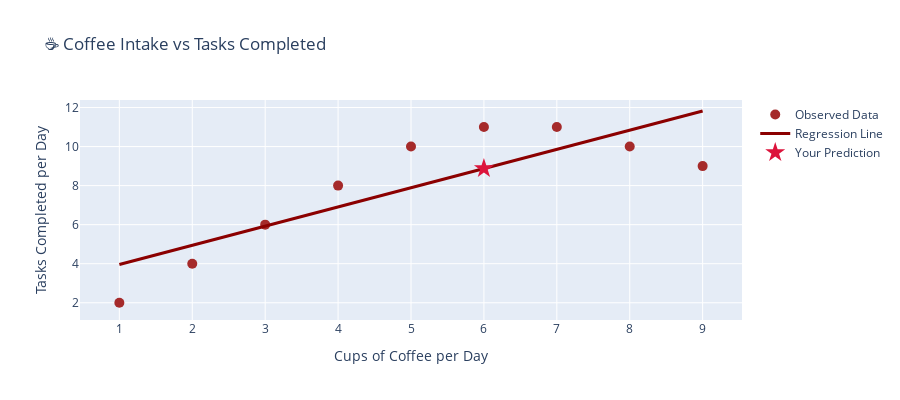

The code cell stored with this chart in its notebook:
### Markdown cell above
## Part 3: Quick Real-World Application (5 minutes)

### 📚 Predicting Data Scientist Productivity

Let’s bring regression into the daily life of a data scientist — and yes, that includes coffee.

In this real-world-style example, we’ll try to predict how many tasks a data scientist gets done based on how many cups of coffee they drink per day. It's a relatable scenario: some caffeine, some inspiration, maybe a bit of chaos — but is there a measurable pattern?

Our fictional dataset tracks daily coffee intake and task completion. With it, you’ll:
- Explore whether productivity increases linearly with coffee consumption
- Train a simple linear model on one feature: cups of coffee
- Use the model to predict performance for new caffeine levels (including dangerously high ones!)
- Visualize the trend and ask yourself: does more always mean better?

This is a playful example, but it reflects the kind of quick exploratory modeling that kicks off many real-world data projects. It’s a chance to practice everything you’ve learned in a familiar but fun setting — and who knows, maybe you’ll discover your optimal coffee zone along the way. ☕

### Code cell
# Create fictional data: Coffee intake (cups/day) vs tasks completed
coffee_cups = np.array([1, 2, 3, 4, 5, 6, 7, 8, 9])
tasks_done = np.array([2, 4, 6, 8, 10, 11, 11, 10, 9])  # Diminishing returns!

print("☕ Coffee and Productivity Data:")
for cups, tasks in zip(coffee_cups, tasks_done):
    print(f"   {cups} cup(s)/day → {tasks} tasks completed")

# Train linear regression model
coffee_model = LinearRegression()
coffee_model.fit(coffee_cups.reshape(-1, 1), tasks_done)

# Predict productivity for a given input
cups_input = 6
predicted_tasks = coffee_model.predict(np.array([[cups_input]]))[0]

print(f"\n🎯 Prediction: With {cups_input} cups of coffee/day")
print(f"   → predicted productivity: {predicted_tasks:.1f} tasks/day")

# Visualization
fig = go.Figure()
fig.add_trace(go.Scatter(x=coffee_cups, y=tasks_done, mode='markers',
                         marker=dict(size=10, color='brown'), name='Observed Data'))

# Add prediction line
pred_line = coffee_model.predict(coffee_cups.reshape(-1, 1))
fig.add_trace(go.Scatter(x=coffee_cups, y=pred_line, mode='lines',
                         line=dict(color='darkred', width=3), name='Regression Line'))

# Mark the prediction
fig.add_trace(go.Scatter(x=[cups_input], y=[predicted_tasks], mode='markers',
                         marker=dict(size=15, color='crimson', symbol='star'),
                         name='Your Prediction'))

fig.update_layout(title="☕ Coffee Intake vs Tasks Completed",
                  xaxis_title="Cups of Coffee per Day",
                  yaxis_title="Tasks Completed per Day",
                  height=400)
fig.show()

### Figure 1 — Plotly figure (JSON) as saved in the notebook; plotly's stock layout.template omitted (floating-point values rounded to 4 significant figures)
{"data": [{"marker": {"color": "brown", "size": 10}, "mode": "markers", "name": "Observed Data", "type": "scatter", "x": [1, 2, 3, 4, 5, 6, 7, 8, 9], "y": [2, 4, 6, 8, 10, 11, 11, 10, 9]}, {"line": {"color": "darkred", "width": 3}, "mode": "lines", "name": "Regression Line", "type": "scatter", "x": [1, 2, 3, 4, 5, 6, 7, 8, 9], "y": [3.956, 4.939, 5.922, 6.906, 7.889, 8.872, 9.856, 10.84, 11.82]}, {"marker": {"color": "crimson", "size": 15, "symbol": "star"}, "mode": "markers", "name": "Your Prediction", "type": "scatter", "x": [6], "y": [8.872]}], "layout": {"height": 400, "title": {"text": "☕ Coffee Intake vs Tasks Completed"}, "xaxis": {"title": {"text": "Cups of Coffee per Day"}}, "yaxis": {"title": {"text": "Tasks Completed per Day"}}}}
